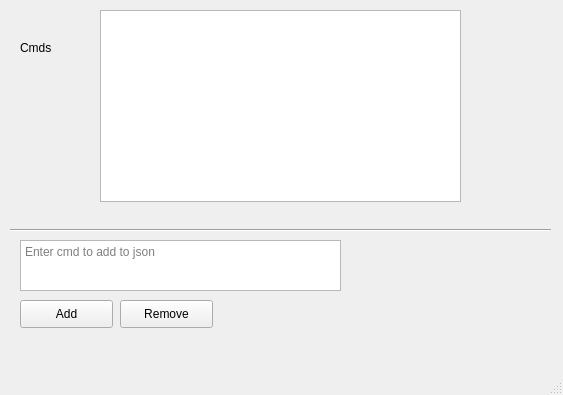
<?xml version="1.0" encoding="UTF-8"?>
<ui version="4.0">
 <class>Command_Run</class>
 <widget class="QMainWindow" name="Command_Run">
  <property name="geometry">
   <rect>
    <x>0</x>
    <y>0</y>
    <width>563</width>
    <height>395</height>
   </rect>
  </property>
  <property name="windowTitle">
   <string>MainWindow</string>
  </property>
  <widget class="QWidget" name="centralwidget">
   <widget class="QLabel" name="label">
    <property name="geometry">
     <rect>
      <x>20</x>
      <y>40</y>
      <width>55</width>
      <height>16</height>
     </rect>
    </property>
    <property name="text">
     <string>Cmds</string>
    </property>
   </widget>
   <widget class="QListView" name="listView">
    <property name="geometry">
     <rect>
      <x>100</x>
      <y>10</y>
      <width>361</width>
      <height>192</height>
     </rect>
    </property>
   </widget>
   <widget class="QPushButton" name="pushButton_2">
    <property name="geometry">
     <rect>
      <x>120</x>
      <y>300</y>
      <width>93</width>
      <height>28</height>
     </rect>
    </property>
    <property name="text">
     <string>Remove</string>
    </property>
   </widget>
   <widget class="QTextEdit" name="textEdit">
    <property name="geometry">
     <rect>
      <x>20</x>
      <y>240</y>
      <width>321</width>
      <height>51</height>
     </rect>
    </property>
    <property name="placeholderText">
     <string>Enter cmd to add to json</string>
    </property>
   </widget>
   <widget class="QPushButton" name="pushButton">
    <property name="geometry">
     <rect>
      <x>20</x>
      <y>300</y>
      <width>93</width>
      <height>28</height>
     </rect>
    </property>
    <property name="text">
     <string>Add</string>
    </property>
   </widget>
   <widget class="Line" name="line">
    <property name="geometry">
     <rect>
      <x>10</x>
      <y>220</y>
      <width>541</width>
      <height>20</height>
     </rect>
    </property>
    <property name="orientation">
     <enum>Qt::Horizontal</enum>
    </property>
   </widget>
  </widget>
  <widget class="QStatusBar" name="statusbar"/>
 </widget>
 <resources/>
 <connections/>
</ui>
